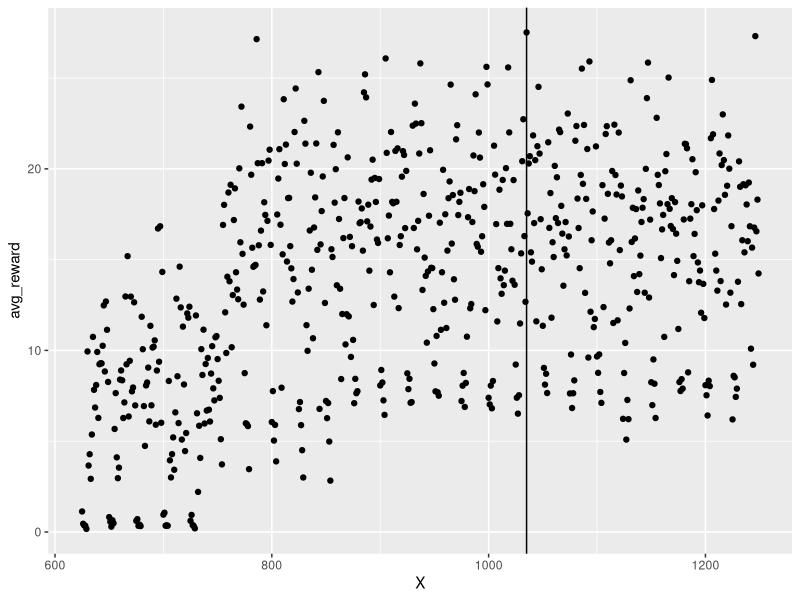
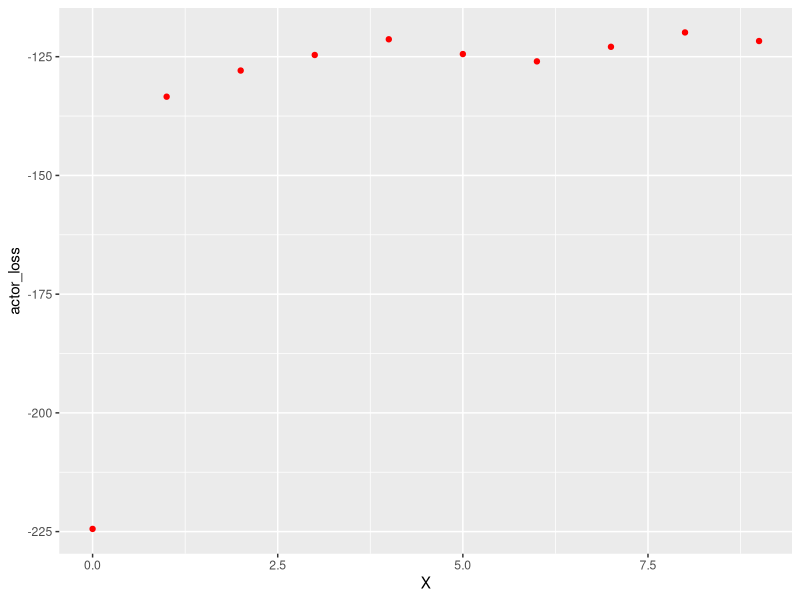
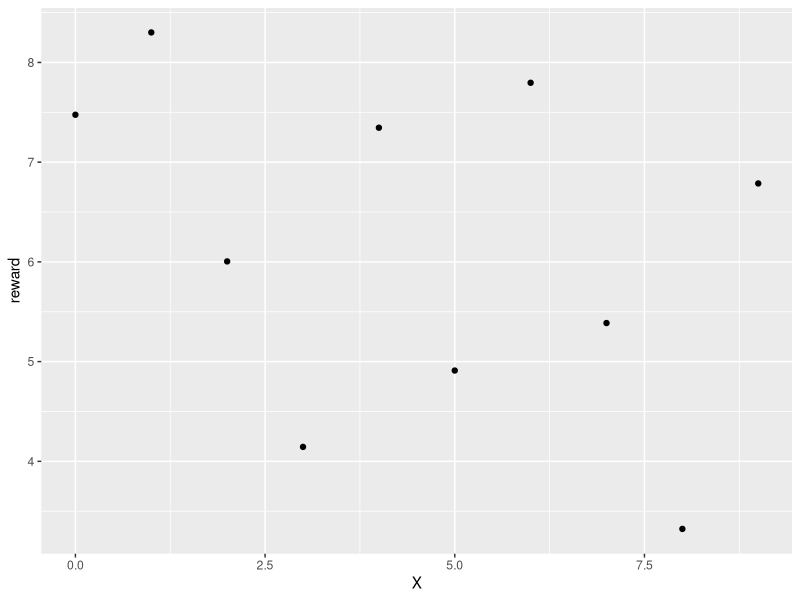

Here is the R script that generated these plots, in order:
library(dplyr)
library(ggplot2)


# Grid search analysis
df <- read.csv('metrics/grid_rewards.csv')

# Plots
ggplot_data <- df %>% 
    filter(tau == 13)
ggplot(data=ggplot_data) +
    geom_point(aes(x=X, y=avg_reward)) + 
    geom_vline(xintercept = 1035)

# Statistics
high_reward <- df %>% 
    arrange(desc(avg_reward))

high_reward[seq(10),] %>% filter(tau == 13)

# Best parameters
# tau = 13
# kappa = 1000
# beta = 0.0025
# sigma = 5.25
# delta_t <= 2

df <- read.csv('deep_dep_results/test/metrics.csv')
colnames(df)
ggplot(data=df) +
    geom_point(aes(x=X, y=actor_loss), col='red')

ggplot(data=df) + 
    geom_point(aes(x=X, y=reward))
